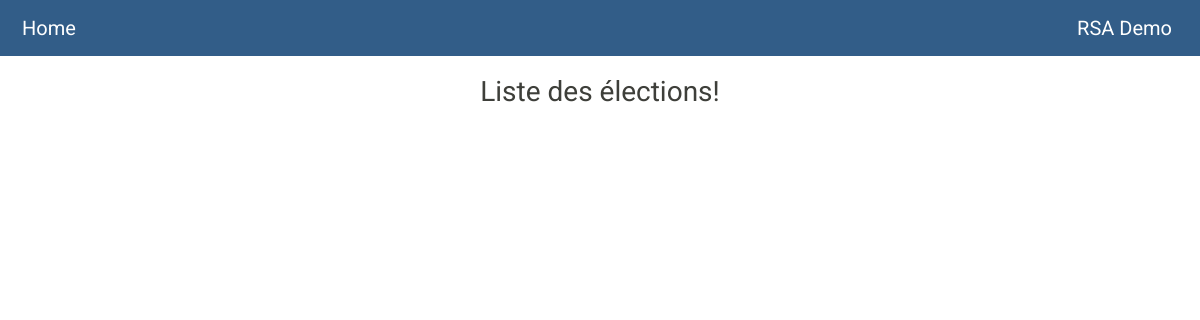
/, run on an earlier commit of the app's database.
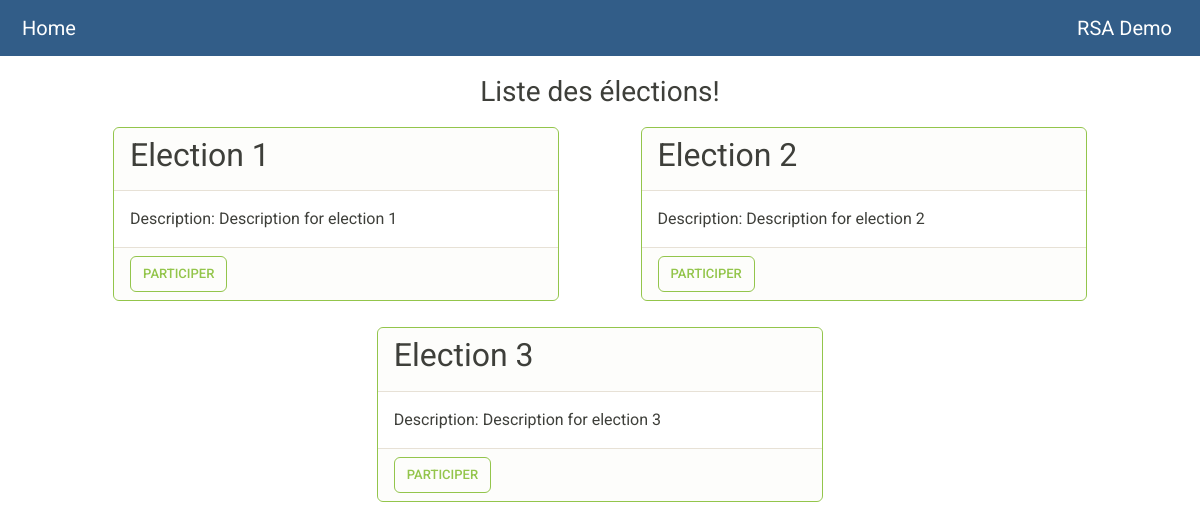
And on a later commit of the database.
### tables this page shows
CREATE TABLE election(
    id INTEGER PRIMARY KEY AUTOINCREMENT,
    name TEXT NOT NULL,
    description TEXT
);

### views.py (the view)
def index():
    admin = Admin.get_admin()
    all_elections = admin.get_all_elections()
    return render_template("index.html", all_elections=all_elections)

### admin.py (called while the page is built)
    @staticmethod
    def get_admin():
        global admin
        if admin is None:
            sk, pk, _, _, _, _ = RSA.KeyGen(k=256)
            sk = f"{sk[0]}${sk[1]}"
            pk = f"{pk[0]}${pk[1]}"
            admin = Admin((sk, pk))
        return admin

### database.py (called while the page is built)
def get_db(path=DATABASE_PATH):
    db = getattr(g, "database", None)
    if db is None:
        db = g.database = sqlite3.connect(path)
    db.row_factory = sqlite3.Row
    return db

def clone_connection(exception):
    db = getattr(g, "database", None)
    if db is not None:
        db.close()
        g.database = None

### templates/index.html (shortened to what this page needs)
{% extends 'base.html' %}
{% block body %}
    <h3 style="text-align:center;">Liste des élections!</h3>
    <div style="display: flex; justify-content: space-evenly; flex-wrap: wrap">
        {% for election in all_elections %}
            <div class="card border-success mb-3">
                <div class="card-header">
                    <h2>{{ election.name }}</h2>
                </div>
                <div class="card-body">
                    Description: {{ election.description }}
                </div>
                <div class="card-footer">
                    <a href="./election/{{ election.id }}">
                        <button class="btn btn-outline-success">
                            Participer
                        </button>
                    </a>
                </div>
            </div>
        {% endfor %}
    </div>
{% endblock %}

What changed in the data, as far as the page shows it:
added election: name "Election 1", description "Description for election 1"
added election: name "Election 2", description "Description for election 2"
added election: name "Election 3", description "Description for election 3"
